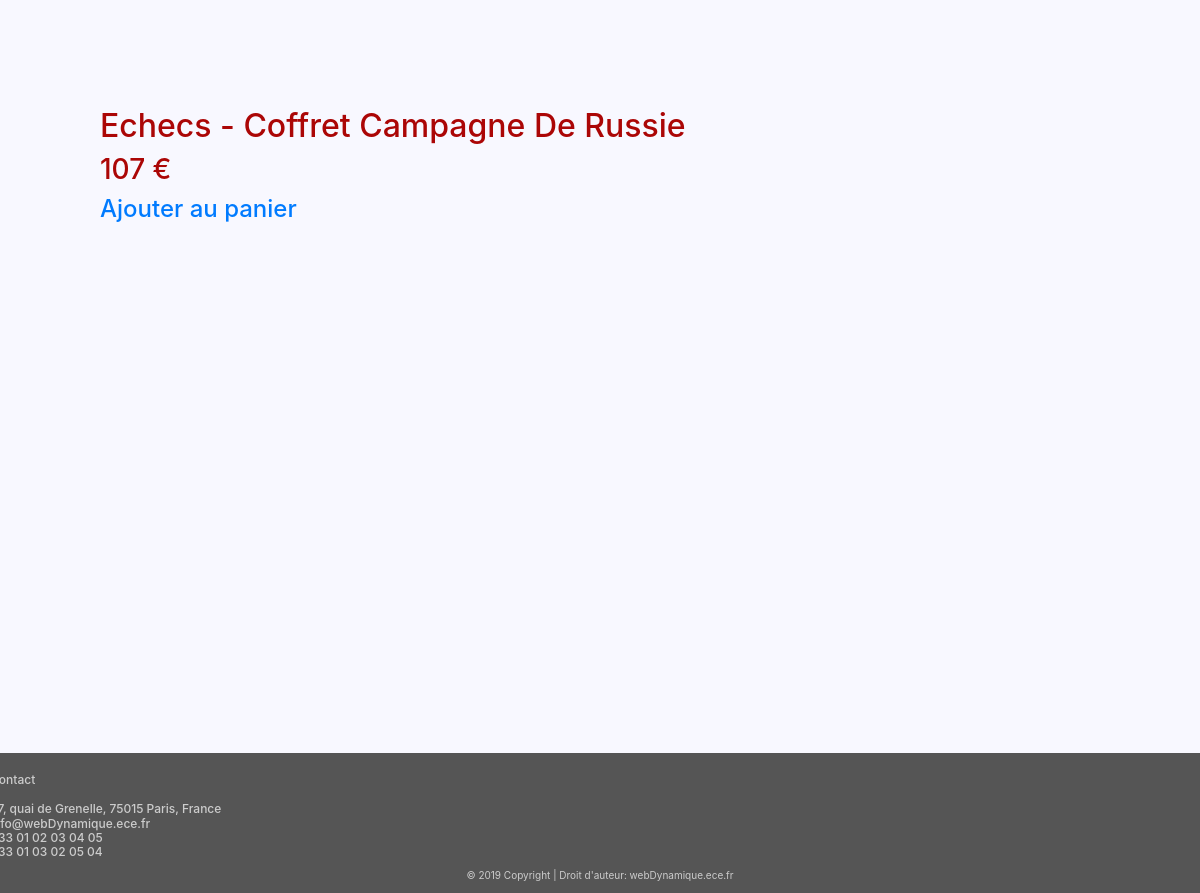
Page /liste_sport_fiche.php (lower part) on the earlier database version.
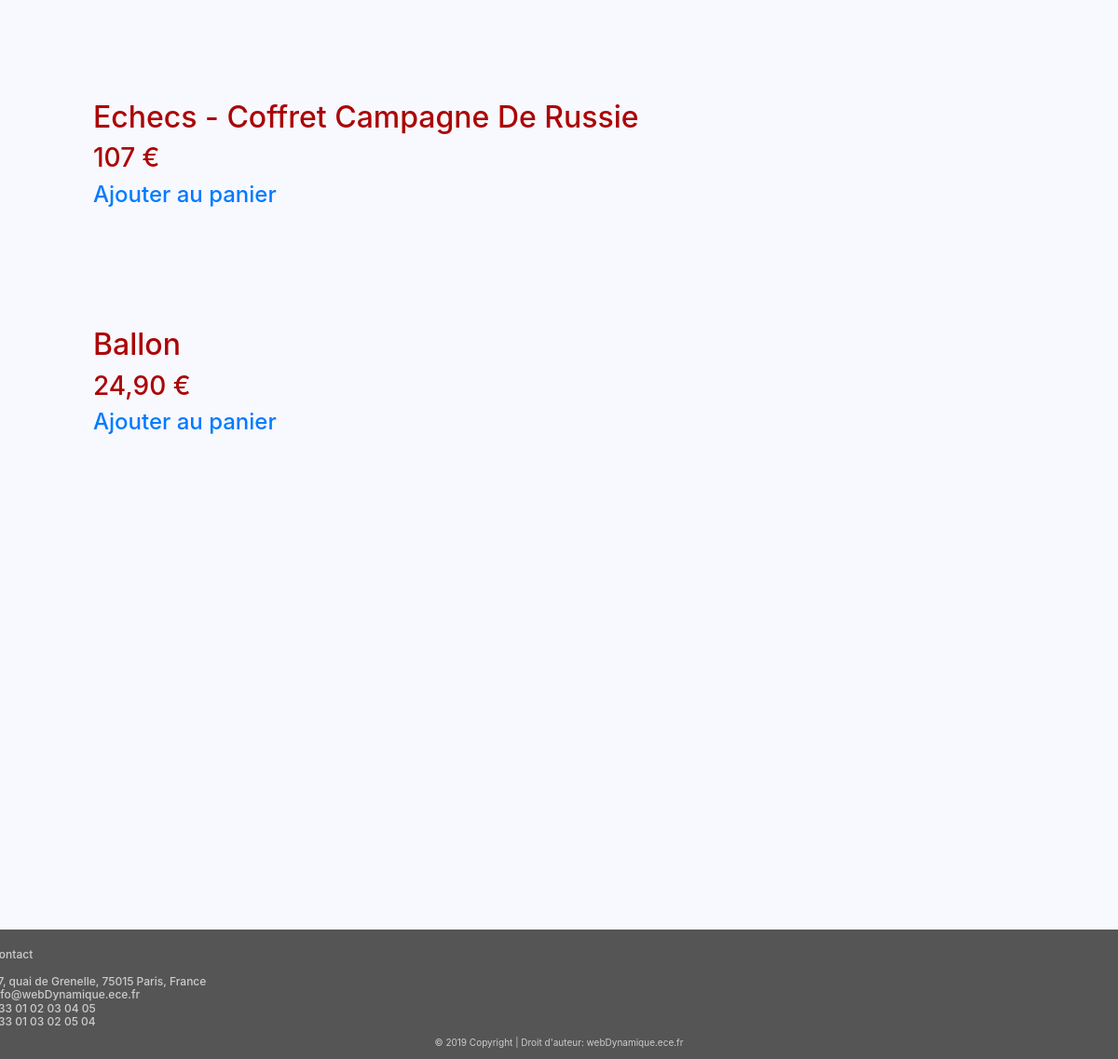
Same page on the later database version.
### tables this page shows
CREATE TABLE IF NOT EXISTS `items` (
  `ID` int(50) NOT NULL AUTO_INCREMENT,
  `Titre` varchar(255) NOT NULL,
  `Photos` varchar(255) NOT NULL,
  `Description` varchar(1000) NOT NULL,
  `Video` varchar(255) NOT NULL,
  `Categorie` varchar(255) NOT NULL,
  `Prix` varchar(255) NOT NULL,
  PRIMARY KEY (`ID`),
  KEY `ID` (`ID`)
);

### liste_sport_fiche.php (the view, shortened to what this page needs)
<!DOCTYPE html>
<html>
<head>
<link rel="stylesheet"
href="https://stackpath.bootstrapcdn.com/bootstrap/4.1.3/css/bootstrap.min.css">
<link rel="stylesheet" type="text/css" href="styles.css">
</head>
<body>
<?php
$database = "ece_amazon";
$db_handle = mysqli_connect('localhost', 'root', 'root');
$db_found = mysqli_select_db($db_handle, $database);
if($db_found)
{
	if(isset($_GET['show']))
	{
		$product=$_GET['show'];
		$sql = "SELECT * from items WHERE Titre='$product'";
		$result = mysqli_query($db_handle, $sql);
		$data = mysqli_fetch_assoc($result);
		$description=$data["Description"];
		?>
		<br>
		<div  style="margin-left: 750px; color:#AB0606; margin-top: 50px;">
			<img style="margin-left: -700px; margin-bottom: -300px;" src="<?php echo $data["Photos"];?>">
			<h1><?php echo $data["Titre"];?></h1>
			<h2 style="margin-left: 40px;"> <?php echo $data["Prix"];?> €</h2>
			<a href="Panier.php?action=ajout&amp;l=<?php echo $data["Titre"];?>&amp;q=1&amp;p=<?php echo $data["Prix"];?>" onclick="window(this.href, '',
'toolbar=no, location=no, directories=no, status=yes, scrollbars=yes, resizable=yes, copyhistory=no, width=600, height=350'); return false;">Ajouter au panier</a>
			<a href="liste_livre_fiche.php"><h4 style="margin-left: 40px; color:#000000;" >Retour</h4></a>
		</div><br>
		<?php
	}
	else
	{
		?><div style="margin-left: 40px; margin-top: 40px; " ><h1 > Sports/Loisirs : </h1></div><?php
		$sql = "SELECT * from items WHERE Categorie='Sports'";
		$result = mysqli_query($db_handle, $sql);
		while($data = mysqli_fetch_assoc($result))
		{
			?>
			<br><br>
			<div style="margin-left:100px;">
				<a href="?show=<?php echo $data["Titre"];?>"><h2 style="color:#AB0606;"><?php echo $data["Titre"];?></h2></a>
				<h3 style="color:#AB0606;"><?php echo $data["Prix"];?> € </h3>
				<a href="Panier.php"><h4>Ajouter au panier</h4></a>
			</div>
			<br/><br/><br/>
			<?php
		}
	}
	}
	?>
	<footer class="page-footer3">
<div class="container">
<div class="row">
<div class="col-lg-8 col-md-8 col-sm-12">
</div>
<h4 class="contact">Contact<br> <br>
37, quai de Grenelle, 75015 Paris, France <br>
info@webDynamique.ece.fr <br>
+33 01 02 03 04 05 <br>
+33 01 03 02 05 04
</h4>
</div>
</div>
<div class="copyright">&copy; 2019 Copyright | Droit
d'auteur: webDynamique.ece.fr </div>
</footer>
</body>
</html>

### styles.css (style rules this page uses)
body { padding: 0px; margin: 0px; background: #F8F8FF; }
.page-footer3 { background-color: #555; color: #ccc; padding: 20px; padding-bottom: 10px; margin-top: 450px; }
.contact { font-size: 12px; margin-left: -800px; }
.copyright { font-size:10px; text-align: center; }

Differences in the rows shown:
added items: Titre "Ballon", Prix "24,90"
